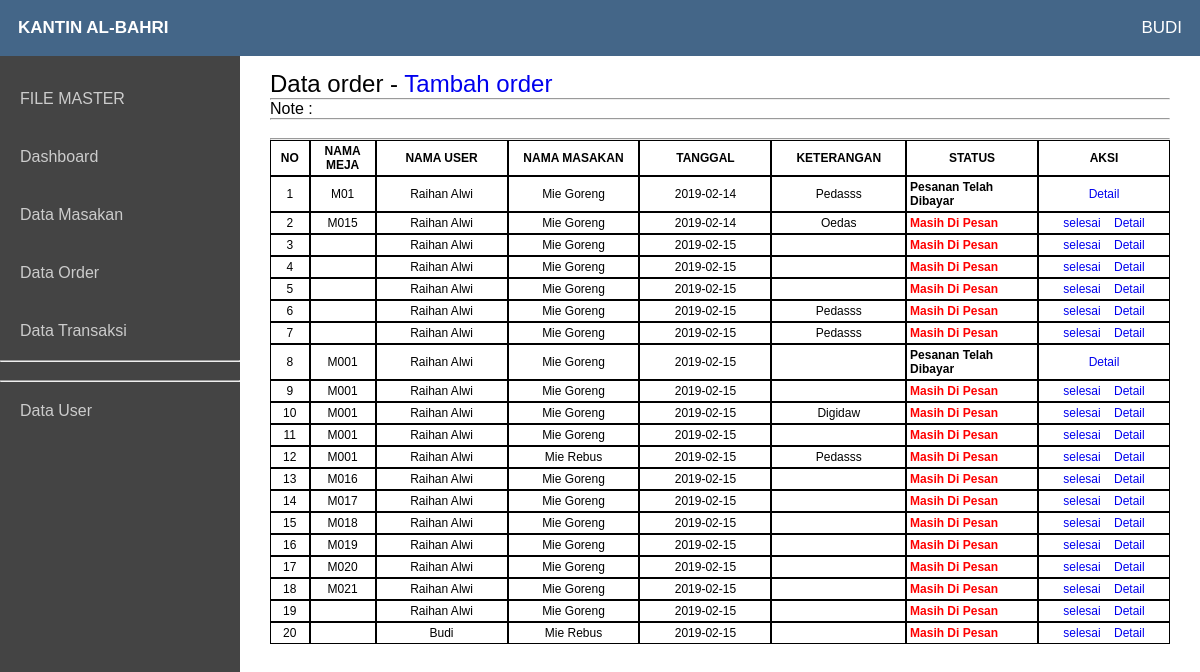
The app's page /praktek/?modul=order (signed in) with its own data.
### tables this page shows
CREATE TABLE `pesan` (
  `id_order` int(11) NOT NULL,
  `no_meja` varchar(5) NOT NULL,
  `tanggal` date NOT NULL,
  `id_user` int(5) NOT NULL,
  `id_masakan` int(10) NOT NULL,
  `keterangan` varchar(20) NOT NULL,
  `status_order` varchar(10) NOT NULL
);

CREATE TABLE `user` (
  `id_user` int(11) NOT NULL,
  `username` varchar(15) NOT NULL,
  `password` varchar(15) NOT NULL,
  `nama_user` varchar(20) NOT NULL,
  `id_level` int(5) NOT NULL
);

CREATE TABLE `masakan` (
  `id_masakan` int(11) NOT NULL,
  `nama_masakan` varchar(20) NOT NULL,
  `harga` int(10) NOT NULL,
  `status_masakan` varchar(10) NOT NULL
);

### praktek/app/order/order.php (the view, shortened to what this page needs)
<?php
	include 'config/koneksi.php';
?>
<table style="width: 100%;border-collapse: 0px;border-spacing: 0px;">
	<tr>
		<td>
			<span style="font-size: 24px;">Data order - <a href="?modul=order&aksi=add" style="text-decoration: none">Tambah order</a></span>
		</td>
	</tr>
	<tr>
		<td><hr> Note : </td>
	</tr>
		<td><hr>&nbsp;</td>
	<tr>
		<td>
			<table style="width: 100%;border-collapse: 0px;border-spacing: 0px;">
				<thead>
					<tr>
						<th style="width: 3%;border: 1px solid #000;padding:3px;text-align: center;font-size: 12px;">NO</th>
						<th style="width: 5%;border: 1px solid #000;padding:3px;text-align: center;font-size: 12px;">NAMA MEJA</th>
						<th style="width: 10%;border: 1px solid #000;padding:3px;text-align: center;font-size: 12px;">NAMA USER</th>
						<th style="width: 10%;border: 1px solid #000;padding:3px;text-align: center;font-size: 12px;">NAMA MASAKAN</th>
						<th style="width: 10%;border: 1px solid #000;padding:3px;text-align: center;font-size: 12px;">TANGGAL</th>
						<th style="width: 10%;border: 1px solid #000;padding:3px;text-align: center;font-size: 12px;">KETERANGAN</th>
						<th style="width: 10%;border: 1px solid #000;padding:3px;text-align: center;font-size: 12px;">STATUS</th>
						<th style="width: 10%;border: 1px solid #000;padding:3px;text-align: center;font-size: 12px;">AKSI</th>
					</tr>
				</thead>
				<tbody>
				<?php
					$no=1;
					$sql = mysqli_query($conn, "SELECT pesan.*, user.nama_user, masakan.nama_masakan FROM pesan INNER JOIN user ON pesan.id_user = user.id_user INNER JOIN masakan ON pesan.id_masakan = masakan.id_masakan ORDER BY pesan.id_order ASC");
					while ($rs=mysqli_fetch_array($sql)) {
						echo '
							<tr>
								<td style="border: 1px solid #000;padding: 3px;font-size: 12px;text-align: center;">'.$no.'</td>
								<td style="border: 1px solid #000;padding: 3px;font-size: 12px;text-align: center;">'.$rs['no_meja'].'</td>
								<td style="border: 1px solid #000;padding: 3px;font-size: 12px;text-align: center;">'.$rs['nama_user'].'</td>
								<td style="border: 1px solid #000;padding: 3px;font-size: 12px;text-align: center;">'.$rs['nama_masakan'].'</td>
								<td style="border: 1px solid #000;padding: 3px;font-size: 12px;text-align: center;">'.$rs['tanggal'].'</td>
								<td style="border: 1px solid #000;padding: 3px;font-size: 12px;text-align: center;">'.$rs['keterangan'].'</td>
								<td style="border: 1px solid #000;padding: 3px;font-size: 12px;">';
								if($rs['status_order']=='1')
										{
											echo '<b style="color:red">Masih Di Pesan</b>';
										}else{
											echo '<b>Pesanan Telah Dibayar</b>';
										}
										echo '</td>
								<td style="border:1px solid #000;padding:3px;font-size: 12px;text-align: center;">';
										if($rs['status_order']=='1')
										{
											echo '<a href="?modul=order&selesai='.$rs['id_order'].'" style="padding:5px;"> selesai</a>
													<a href="?modul=order&aksi=detail&id='.$rs['id_order'].'" style="padding:5px;"> Detail</a>';
										}else{
											echo '
										<a href="?modul=order&aksi=detail&id='.$rs['id_order'].'" style="padding:5px;"> Detail</a>';
										}
									echo '
									</td>
							</tr>
						    ';
						    $no++;
					}
				?>
			</tbody>
			<tfoot>
				<tr colspan="7" style="text-align: left">
					<hr>
				</tr>
			</tfoot>
			</table>
		</td>
	</tr>
</table>

### praktek/asset/style.css (style rules this page uses)
* { margin:0;padding:0;font-family:arial }
a { text-decoration:none }

### records on screen
pesan: no_meja "M01", id_user.nama_user "Raihan Alwi", id_masakan.nama_masakan "Mie Goreng", tanggal "2019-02-14", keterangan "Pedasss", status_order "Pesanan Telah Dibayar"
pesan: no_meja "M015", id_user.nama_user "Raihan Alwi", id_masakan.nama_masakan "Mie Goreng", tanggal "2019-02-14", keterangan "Oedas", status_order "Masih Di Pesan"
pesan: id_user.nama_user "Raihan Alwi", id_masakan.nama_masakan "Mie Goreng", tanggal "2019-02-15", status_order "Masih Di Pesan"
pesan: id_user.nama_user "Raihan Alwi", id_masakan.nama_masakan "Mie Goreng", tanggal "2019-02-15", status_order "Masih Di Pesan"
pesan: id_user.nama_user "Raihan Alwi", id_masakan.nama_masakan "Mie Goreng", tanggal "2019-02-15", status_order "Masih Di Pesan"
pesan: id_user.nama_user "Raihan Alwi", id_masakan.nama_masakan "Mie Goreng", tanggal "2019-02-15", keterangan "Pedasss", status_order "Masih Di Pesan"
pesan: id_user.nama_user "Raihan Alwi", id_masakan.nama_masakan "Mie Goreng", tanggal "2019-02-15", keterangan "Pedasss", status_order "Masih Di Pesan"
pesan: no_meja "M001", id_user.nama_user "Raihan Alwi", id_masakan.nama_masakan "Mie Goreng", tanggal "2019-02-15", status_order "Pesanan Telah Dibayar"
pesan: no_meja "M001", id_user.nama_user "Raihan Alwi", id_masakan.nama_masakan "Mie Goreng", tanggal "2019-02-15", status_order "Masih Di Pesan"
pesan: no_meja "M001", id_user.nama_user "Raihan Alwi", id_masakan.nama_masakan "Mie Goreng", tanggal "2019-02-15", keterangan "Digidaw", status_order "Masih Di Pesan"
pesan: no_meja "M001", id_user.nama_user "Raihan Alwi", id_masakan.nama_masakan "Mie Goreng", tanggal "2019-02-15", status_order "Masih Di Pesan"
pesan: no_meja "M001", id_user.nama_user "Raihan Alwi", id_masakan.nama_masakan "Mie Rebus", tanggal "2019-02-15", keterangan "Pedasss", status_order "Masih Di Pesan"
pesan: no_meja "M016", id_user.nama_user "Raihan Alwi", id_masakan.nama_masakan "Mie Goreng", tanggal "2019-02-15", status_order "Masih Di Pesan"
pesan: no_meja "M017", id_user.nama_user "Raihan Alwi", id_masakan.nama_masakan "Mie Goreng", tanggal "2019-02-15", status_order "Masih Di Pesan"
pesan: no_meja "M018", id_user.nama_user "Raihan Alwi", id_masakan.nama_masakan "Mie Goreng", tanggal "2019-02-15", status_order "Masih Di Pesan"
pesan: no_meja "M019", id_user.nama_user "Raihan Alwi", id_masakan.nama_masakan "Mie Goreng", tanggal "2019-02-15", status_order "Masih Di Pesan"
pesan: no_meja "M020", id_user.nama_user "Raihan Alwi", id_masakan.nama_masakan "Mie Goreng", tanggal "2019-02-15", status_order "Masih Di Pesan"
pesan: no_meja "M021", id_user.nama_user "Raihan Alwi", id_masakan.nama_masakan "Mie Goreng", tanggal "2019-02-15", status_order "Masih Di Pesan"
pesan: id_user.nama_user "Raihan Alwi", id_masakan.nama_masakan "Mie Goreng", tanggal "2019-02-15", status_order "Masih Di Pesan"
pesan: id_user.nama_user "Budi", id_masakan.nama_masakan "Mie Rebus", tanggal "2019-02-15", status_order "Masih Di Pesan"

### other values on screen
$_SESSION['nama'] "BUDI"
